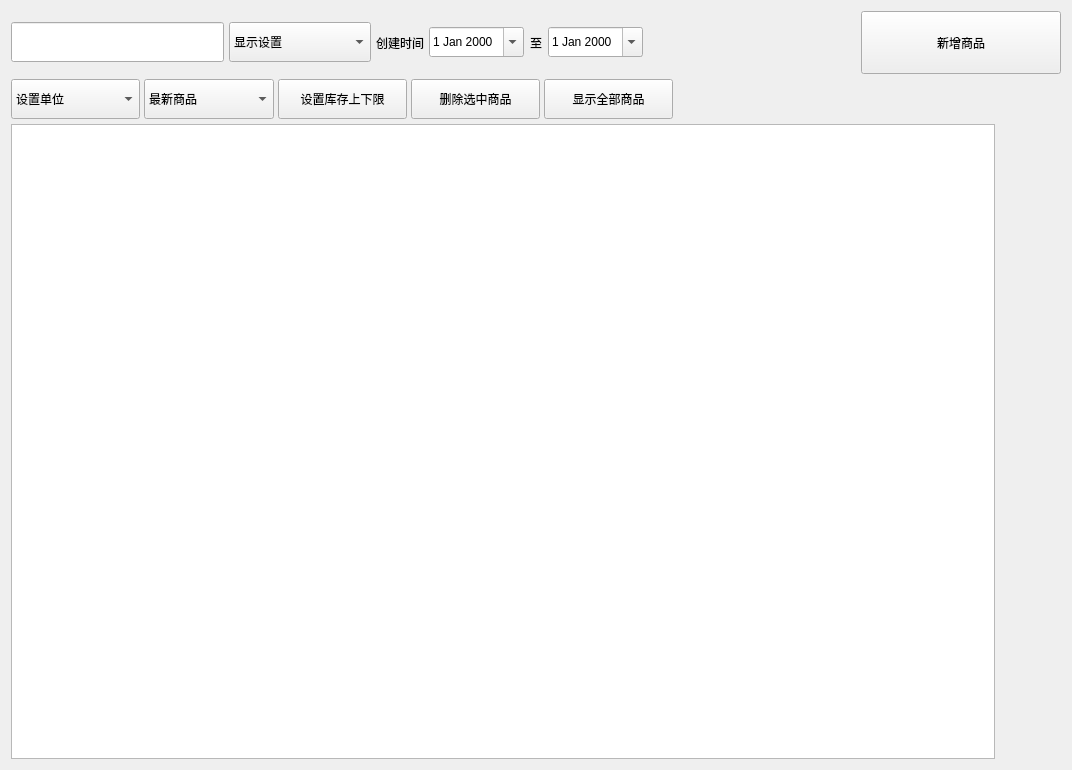
<?xml version="1.0" encoding="UTF-8"?>
<ui version="4.0">
 <class>good</class>
 <widget class="QWidget" name="good">
  <property name="geometry">
   <rect>
    <x>0</x>
    <y>0</y>
    <width>1072</width>
    <height>770</height>
   </rect>
  </property>
  <property name="windowTitle">
   <string>Form</string>
  </property>
  <layout class="QGridLayout" name="gridLayout">
   <item row="0" column="0">
    <layout class="QVBoxLayout" name="verticalLayout_2" stretch="1,1,10">
     <property name="spacing">
      <number>5</number>
     </property>
     <item>
      <layout class="QHBoxLayout" name="horizontalLayout_3" stretch="3,2,2,3,3,1">
       <property name="spacing">
        <number>5</number>
       </property>
       <item>
        <widget class="QLineEdit" name="lineEdit">
         <property name="sizePolicy">
          <sizepolicy hsizetype="Preferred" vsizetype="Expanding">
           <horstretch>0</horstretch>
           <verstretch>0</verstretch>
          </sizepolicy>
         </property>
         <property name="minimumSize">
          <size>
           <width>0</width>
           <height>0</height>
          </size>
         </property>
         <property name="maximumSize">
          <size>
           <width>16777215</width>
           <height>40</height>
          </size>
         </property>
         <property name="text">
          <string/>
         </property>
        </widget>
       </item>
       <item>
        <widget class="QComboBox" name="comboBox_3">
         <property name="sizePolicy">
          <sizepolicy hsizetype="Preferred" vsizetype="Expanding">
           <horstretch>0</horstretch>
           <verstretch>0</verstretch>
          </sizepolicy>
         </property>
         <property name="maximumSize">
          <size>
           <width>16777215</width>
           <height>40</height>
          </size>
         </property>
         <item>
          <property name="text">
           <string>显示设置</string>
          </property>
         </item>
        </widget>
       </item>
       <item>
        <widget class="QLabel" name="label">
         <property name="sizePolicy">
          <sizepolicy hsizetype="Maximum" vsizetype="Expanding">
           <horstretch>0</horstretch>
           <verstretch>0</verstretch>
          </sizepolicy>
         </property>
         <property name="text">
          <string>创建时间</string>
         </property>
        </widget>
       </item>
       <item>
        <layout class="QHBoxLayout" name="horizontalLayout_2">
         <property name="spacing">
          <number>0</number>
         </property>
         <item>
          <widget class="QDateEdit" name="dateEdit">
           <property name="sizePolicy">
            <sizepolicy hsizetype="Minimum" vsizetype="Expanding">
             <horstretch>0</horstretch>
             <verstretch>0</verstretch>
            </sizepolicy>
           </property>
           <property name="maximumSize">
            <size>
             <width>16777215</width>
             <height>30</height>
            </size>
           </property>
           <property name="calendarPopup">
            <bool>true</bool>
           </property>
          </widget>
         </item>
         <item>
          <widget class="QLabel" name="label_2">
           <property name="text">
            <string>至</string>
           </property>
           <property name="alignment">
            <set>Qt::AlignCenter</set>
           </property>
          </widget>
         </item>
         <item>
          <widget class="QDateEdit" name="dateEdit_2">
           <property name="maximumSize">
            <size>
             <width>16777215</width>
             <height>30</height>
            </size>
           </property>
           <property name="calendarPopup">
            <bool>true</bool>
           </property>
          </widget>
         </item>
        </layout>
       </item>
       <item>
        <spacer name="horizontalSpacer_2">
         <property name="orientation">
          <enum>Qt::Horizontal</enum>
         </property>
         <property name="sizeType">
          <enum>QSizePolicy::Expanding</enum>
         </property>
         <property name="sizeHint" stdset="0">
          <size>
           <width>40</width>
           <height>20</height>
          </size>
         </property>
        </spacer>
       </item>
       <item>
        <widget class="QPushButton" name="pushButton_6">
         <property name="sizePolicy">
          <sizepolicy hsizetype="Expanding" vsizetype="Preferred">
           <horstretch>0</horstretch>
           <verstretch>0</verstretch>
          </sizepolicy>
         </property>
         <property name="minimumSize">
          <size>
           <width>200</width>
           <height>0</height>
          </size>
         </property>
         <property name="text">
          <string>新增商品</string>
         </property>
        </widget>
       </item>
      </layout>
     </item>
     <item>
      <layout class="QHBoxLayout" name="horizontalLayout" stretch="1,1,1,1,1,3">
       <property name="spacing">
        <number>4</number>
       </property>
       <item>
        <widget class="QComboBox" name="comboBox_4">
         <property name="sizePolicy">
          <sizepolicy hsizetype="Minimum" vsizetype="Expanding">
           <horstretch>0</horstretch>
           <verstretch>0</verstretch>
          </sizepolicy>
         </property>
         <property name="maximumSize">
          <size>
           <width>16777215</width>
           <height>40</height>
          </size>
         </property>
         <item>
          <property name="text">
           <string>设置单位</string>
          </property>
         </item>
        </widget>
       </item>
       <item>
        <widget class="QComboBox" name="comboBox_2">
         <property name="sizePolicy">
          <sizepolicy hsizetype="Preferred" vsizetype="Expanding">
           <horstretch>0</horstretch>
           <verstretch>0</verstretch>
          </sizepolicy>
         </property>
         <property name="maximumSize">
          <size>
           <width>16777215</width>
           <height>40</height>
          </size>
         </property>
         <item>
          <property name="text">
           <string>最新商品</string>
          </property>
         </item>
         <item>
          <property name="text">
           <string>库存最少排序</string>
          </property>
         </item>
        </widget>
       </item>
       <item>
        <widget class="QPushButton" name="inventory">
         <property name="sizePolicy">
          <sizepolicy hsizetype="Minimum" vsizetype="Expanding">
           <horstretch>0</horstretch>
           <verstretch>0</verstretch>
          </sizepolicy>
         </property>
         <property name="maximumSize">
          <size>
           <width>16777215</width>
           <height>40</height>
          </size>
         </property>
         <property name="text">
          <string>设置库存上下限</string>
         </property>
        </widget>
       </item>
       <item>
        <widget class="QPushButton" name="pushButton">
         <property name="sizePolicy">
          <sizepolicy hsizetype="Minimum" vsizetype="Expanding">
           <horstretch>0</horstretch>
           <verstretch>0</verstretch>
          </sizepolicy>
         </property>
         <property name="maximumSize">
          <size>
           <width>16777215</width>
           <height>40</height>
          </size>
         </property>
         <property name="text">
          <string>删除选中商品</string>
         </property>
        </widget>
       </item>
       <item>
        <widget class="QPushButton" name="pushButton_5">
         <property name="sizePolicy">
          <sizepolicy hsizetype="Minimum" vsizetype="Expanding">
           <horstretch>0</horstretch>
           <verstretch>0</verstretch>
          </sizepolicy>
         </property>
         <property name="maximumSize">
          <size>
           <width>16777215</width>
           <height>40</height>
          </size>
         </property>
         <property name="text">
          <string>显示全部商品</string>
         </property>
        </widget>
       </item>
       <item>
        <spacer name="horizontalSpacer">
         <property name="orientation">
          <enum>Qt::Horizontal</enum>
         </property>
         <property name="sizeType">
          <enum>QSizePolicy::Expanding</enum>
         </property>
         <property name="sizeHint" stdset="0">
          <size>
           <width>40</width>
           <height>20</height>
          </size>
         </property>
        </spacer>
       </item>
      </layout>
     </item>
     <item>
      <layout class="QHBoxLayout" name="horizontalLayout_4" stretch="15,1">
       <property name="spacing">
        <number>7</number>
       </property>
       <item>
        <widget class="QTableWidget" name="tableWidget">
         <property name="sizePolicy">
          <sizepolicy hsizetype="Expanding" vsizetype="Expanding">
           <horstretch>0</horstretch>
           <verstretch>0</verstretch>
          </sizepolicy>
         </property>
        </widget>
       </item>
       <item>
        <layout class="QVBoxLayout" name="VLayoutClassification">
         <property name="spacing">
          <number>0</number>
         </property>
        </layout>
       </item>
      </layout>
     </item>
    </layout>
   </item>
  </layout>
 </widget>
 <resources/>
 <connections/>
</ui>
